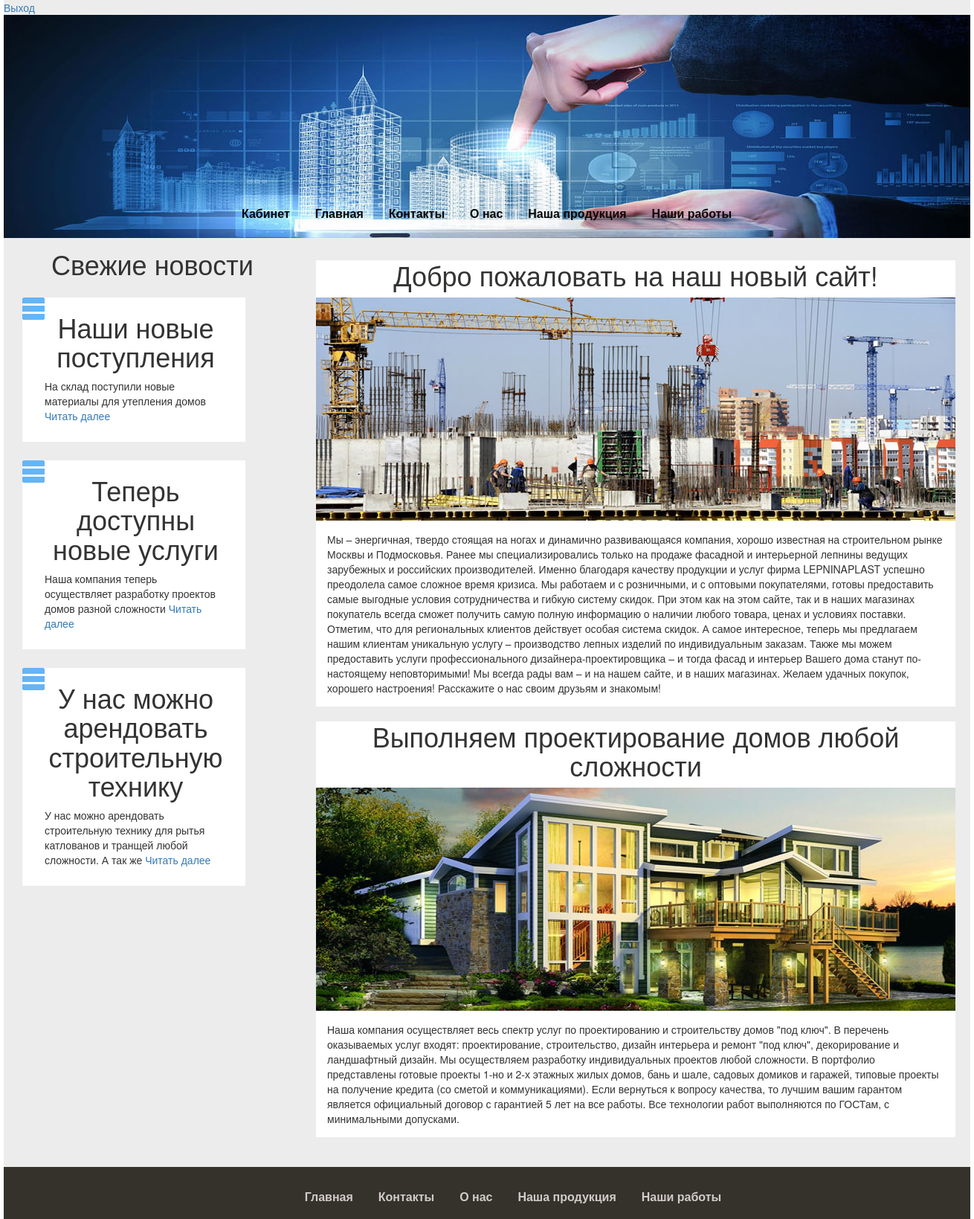
The page / (signed in) on the database its author committed.
### tables this page shows
CREATE TABLE IF NOT EXISTS `maintexts` (
  `id` int(11) NOT NULL AUTO_INCREMENT,
  `name` tinytext NOT NULL,
  `title` tinytext NOT NULL,
  `img` tinytext NOT NULL,
  `body` text NOT NULL,
  `url` tinytext NOT NULL,
  `showhide` enum('show','hide') NOT NULL DEFAULT 'show',
  `lang` enum('ru','en') NOT NULL DEFAULT 'ru',
  `putdate` date NOT NULL,
  PRIMARY KEY (`id`)
);

### index.php (the view, shortened to what this page needs)
<?php
    require_once("templates/top.php");
    if(isset($_GET['url'])) {
        $file=$_GET['url'];
    }
    else {
        $file='index';
    }
    $query="SELECT * FROM maintexts WHERE url='$file'";
    $result=mysqli_query($dbcon, $query);
    while($tbl_arr=mysqli_fetch_array($result))
    {
        if($tbl_arr['url']=="our_work"){
 ?>
        <article class="mcb_our_work">
            <h1 class="mcb_our_work_head" >
                <?php echo $tbl_arr['title'];  ?>
            </h1>
            <div class="mcb_our_work_img">
                <img src="<?php echo $tbl_arr['img']   ?>" alt="">
            </div>
            <p class="mcb_our_work_article">
                <?php echo $tbl_arr['body']    ?>
            </p>
        </article>
 <?php
        }
        else
        {
?>
        <article class="main_content_block">
            <h1 class="mcb_head">
               <?php echo $tbl_arr['title'];  ?>
            </h1>
            <div class="mcb_img">
                <img src="<?php echo $tbl_arr['img']   ?>" alt="img1">
            </div>
            <p class="mcb_article">
                <?php echo $tbl_arr['body']    ?>
            </p>
        </article>
<?php
        }
    }
?>
<?php
    require_once("templates/bottom.php");
?>

### Style/style.css (style rules this page uses)
body { margin: 0; padding: 0; }
.main_content_block { margin-bottom: 20px; width: 860px; background: #fff; }
.mcb_img { width: 860px; height: 300px; }
.mcb_head { margin: 10px 0; text-align: center; }
.mcb_article { padding: 15px; }

### rows shown on the page
maintexts: title "Добро пожаловать на наш новый сайт!", img (picture), body "Мы – энергичная, твердо стоящая на ногах и динамично развивающаяся компания, хорошо известная на строительном рынке Москвы и Подмосковья. Ранее мы специализировались только на продаже фасадной и интерьерной лепнины ведущих зарубежных и российских производителей. Именно благодаря качеству продукции и услуг фирма LEPNINAPLAST успешно преодолела самое сложное время кризиса. Мы работаем и с розничными, и с оптовыми покупателями, готовы предоставить самые выгодные условия сотрудничества и гибкую систему скидок. При этом как на этом сайте, так и в наших магазинах покупатель всегда сможет получить самую полную информацию о наличии любого товара, ценах и условиях поставки. Отметим, что для…"
maintexts: title "Выполняем проектирование домов любой сложности", img (picture), body "Наша компания осуществляет весь спектр услуг по проектированию и строительству домов \"под ключ\". В перечень оказываемых услуг входят: проектирование, строительство, дизайн интерьера и ремонт \"под ключ\", декорирование и ландшафтный дизайн. Мы осуществляем разработку индивидуальных проектов любой сложности. В портфолио представлены готовые проекты 1-но и 2-х этажных жилых домов, бань и шале, садовых домиков и гаражей, типовые проекты на получение кредита (со сметой и коммуникациями). Если вернуться к вопросу качества, то лучшим вашим гарантом является официальный договор с гарантией 5 лет на все работы. Все технологии работ выполняются по ГОСТам, с минимальными допусками."

### other values the page prints
$tbl_arr['name'] "Главная"
$tbl_arr['name'] "Контакты"
$tbl_arr['name'] "О нас"
$tbl_arr['name'] "Наша продукция"
$tbl_arr['name'] "Наши работы"
